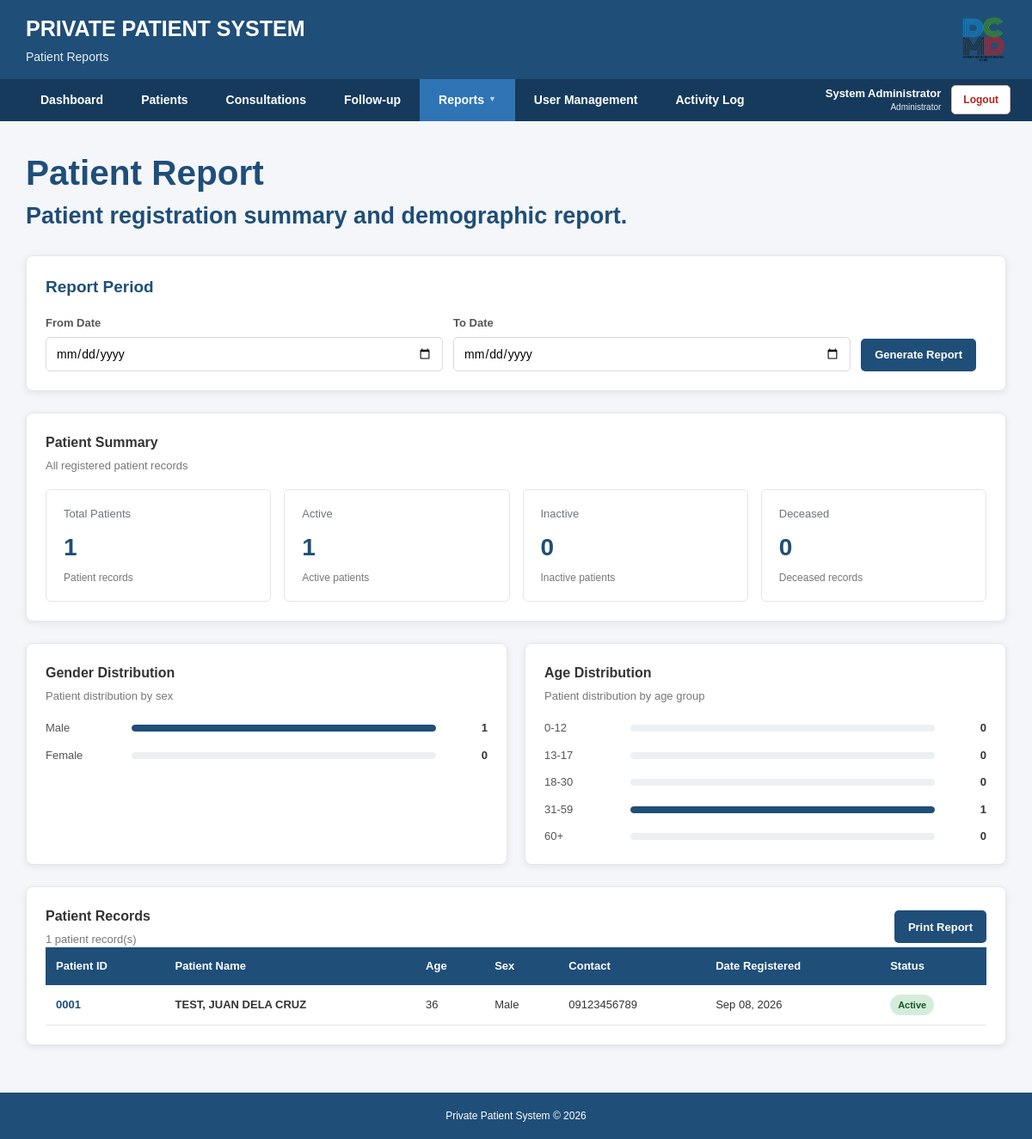
/reports/patients.php (signed in), run on the app's committed database.
### tables this page shows
CREATE TABLE IF NOT EXISTS `patients` (
  `id` int(11) NOT NULL AUTO_INCREMENT,
  `patient_id` varchar(10) NOT NULL,
  `last_name` varchar(100) NOT NULL,
  `first_name` varchar(100) NOT NULL,
  `middle_name` varchar(100) DEFAULT NULL,
  `birthdate` date NOT NULL,
  `sex` enum('Male','Female') NOT NULL,
  `address` text,
  `contact_no` varchar(20) DEFAULT NULL,
  `emergency_contact` varchar(150) DEFAULT NULL,
  `emergency_contact_no` varchar(20) DEFAULT NULL,
  `date_registered` date NOT NULL,
  `status` enum('Active','Inactive','Deceased') NOT NULL DEFAULT 'Active',
  `created_at` timestamp NOT NULL DEFAULT CURRENT_TIMESTAMP,
  PRIMARY KEY (`id`),
  UNIQUE KEY `patient_id` (`patient_id`)
);

### reports/patients.php (the view, shortened to what this page needs)
<?php
require_once "../config/database.php";
$fromDate = isset($_GET["from_date"])
    ? trim($_GET["from_date"])
    : "";
$toDate = isset($_GET["to_date"])
    ? trim($_GET["to_date"])
    : "";
$dateCondition = "";
$totalPatients = 0;
$sql = "
    SELECT COUNT(*) AS total
    FROM patients
    WHERE 1=1
    " . $dateCondition;
$result = $conn->query($sql);
if ($result) {
    $row = $result->fetch_assoc();
    $totalPatients = (int)$row["total"];
}
$activePatients = 0;
$sql = "
    SELECT COUNT(*) AS total
    FROM patients
    WHERE UPPER(TRIM(status)) = 'ACTIVE'
    " . $dateCondition;
$result = $conn->query($sql);
if ($result) {
    $row = $result->fetch_assoc();
    $activePatients = (int)$row["total"];
}
$inactivePatients = 0;
$sql = "
    SELECT COUNT(*) AS total
    FROM patients
    WHERE UPPER(TRIM(status)) = 'INACTIVE'
    " . $dateCondition;
$result = $conn->query($sql);
if ($result) {
    $row = $result->fetch_assoc();
    $inactivePatients = (int)$row["total"];
}
$deceasedPatients = 0;
$sql = "
    SELECT COUNT(*) AS total
    FROM patients
    WHERE UPPER(TRIM(status)) = 'DECEASED'
    " . $dateCondition;
$result = $conn->query($sql);
if ($result) {
    $row = $result->fetch_assoc();
    $deceasedPatients = (int)$row["total"];
}
$malePatients = 0;
$sql = "
    SELECT COUNT(*) AS total
    FROM patients
    WHERE UPPER(TRIM(sex)) = 'MALE'
    " . $dateCondition;
$result = $conn->query($sql);
if ($result) {
    $row = $result->fetch_assoc();
    $malePatients = (int)$row["total"];
}
$femalePatients = 0;
$sql = "
    SELECT COUNT(*) AS total
    FROM patients
    WHERE UPPER(TRIM(sex)) = 'FEMALE'
    " . $dateCondition;
$result = $conn->query($sql);
if ($result) {
    $row = $result->fetch_assoc();
    $femalePatients = (int)$row["total"];
}
$age0to12 = 0;
$age13to17 = 0;
$age18to30 = 0;
$age31to59 = 0;
$age60plus = 0;
$sql = "
    SELECT birthdate
    FROM patients
    WHERE birthdate IS NOT NULL
    AND birthdate != ''
    " . $dateCondition;
$result = $conn->query($sql);
if ($result) {
    while ($row = $result->fetch_assoc()) {
        try {
            $birthDate = new DateTime($row["birthdate"]);
            $today = new DateTime();
            $age = $today->diff($birthDate)->y;
            if ($age <= 12) {
                $age0to12++;
            } elseif ($age <= 17) {
                $age13to17++;
            } elseif ($age <= 30) {
                $age18to30++;
            } elseif ($age <= 59) {
                $age31to59++;
            } else {
                $age60plus++;
            }
        } catch (Exception $e) {
            continue;
        }
    }
}
$patients = array();
$sql = "
    SELECT
        id,
        patient_id,
        last_name,
        first_name,
        middle_name,
        birthdate,
        sex,
        contact_no,
        date_registered,
        status
    FROM patients
    WHERE 1=1
    " . $dateCondition . "
    ORDER BY
        date_registered DESC,
        id DESC
";
$result = $conn->query($sql);
if ($result) {
    while ($row = $result->fetch_assoc()) {
        $patients[] = $row;
    }
}
function calculatePatientAge($birthdate)
{
    try {
        $birthDate = new DateTime($birthdate);
        $today = new DateTime();
        return $today->diff($birthDate)->y;
    } catch (Exception $e) {
        return "-";
    }
}
function displayReportDate($date)
{
    $timestamp = strtotime($date);
    return date("M d, Y", $timestamp);
}
include __DIR__ . "/../includes/header.php";
include __DIR__ . "/../includes/navigation.php";
?>
<main class="main-container">
    <div class="page-title">
        <h2>
            Patient Report
        </h2>
        <p>
            Patient registration summary and demographic report.
        </p>
    </div>
    <div class="card report-filter-card">
        <div class="card-title">
            Report Period
        </div>
        <form method="GET" class="report-filter">
            <div class="report-field">
                <label for="from_date">
                    From Date
                </label>
                <input
                    type="date"
                    id="from_date"
                    name="from_date"
                    value="<?php echo htmlspecialchars($fromDate); ?>"
                >
            </div>
            <div class="report-field">
                <label for="to_date">
                    To Date
                </label>
                <input
                    type="date"
                    id="to_date"
                    name="to_date"
                    value="<?php echo htmlspecialchars($toDate); ?>"
                >
            </div>
            <button
                type="submit"
                class="btn btn-primary"
            >
                Generate Report
            </button>
        </form>
    </div>
    <div class="card">
        <div class="report-section-title">
            Patient Summary
        </div>
        <div class="report-section-subtitle">
            <?php
            if ($fromDate != "" && $toDate != "") {
                echo "Patients registered from "
                    . htmlspecialchars(displayReportDate($fromDate))
                    . " to "
                    . htmlspecialchars(displayReportDate($toDate));
            } elseif ($fromDate != "") {
                echo "Patients registered from "
                    . htmlspecialchars(displayReportDate($fromDate));
            } elseif ($toDate != "") {
                echo "Patients registered up to "
                    . htmlspecialchars(displayReportDate($toDate));
            } else {
                echo "All registered patient records";
            }
            ?>
        </div>
        <div class="report-summary-grid">
            <div class="report-summary-card">
                <div class="label">
                    Total Patients
                </div>
                <div class="value">
                    <?php echo $totalPatients; ?>
                </div>
                <div class="small-text">
                    Patient records
                </div>
            </div>
            <div class="report-summary-card">
                <div class="label">
                    Active
                </div>
                <div class="value">
                    <?php echo $activePatients; ?>
                </div>
                <div class="small-text">
                    Active patients
                </div>
            </div>
            <div class="report-summary-card">
                <div class="label">
                    Inactive
                </div>
                <div class="value">
                    <?php echo $inactivePatients; ?>
                </div>
                <div class="small-text">
                    Inactive patients
                </div>
            </div>
            <div class="report-summary-card">
                <div class="label">
                    Deceased
                </div>
                <div class="value">
                    <?php echo $deceasedPatients; ?>
                </div>
                <div class="small-text">
                    Deceased records
                </div>
            </div>
        </div>
    </div>
    <div class="report-two-column">
        <div class="card">
            <div class="report-section-title">
                Gender Distribution
            </div>
            <div class="report-section-subtitle">
                Patient distribution by sex
            </div>
            <div class="report-stat-list">
                <?php
                $malePercent = 0;
                if ($totalPatients > 0) {
                    $malePercent =
                        ($malePatients / $totalPatients) * 100;
                }
                ?>
                <div class="report-stat-row">
                    <div class="report-stat-label">
                        Male
                    </div>
                    <div class="report-stat-bar">
                        <div
                            class="report-stat-fill"
                            style="width: <?php echo $malePercent; ?>%;"
                        ></div>
                    </div>
                    <div class="report-stat-value">
                        <?php echo $malePatients; ?>
                    </div>
                </div>
                <div class="report-stat-row">
                    <div class="report-stat-label">
                        Female
                    </div>
                    <div class="report-stat-bar">
                    </div>
                    <div class="report-stat-value">
                        <?php echo $femalePatients; ?>
                    </div>
                </div>
            </div>
        </div>
        <div class="card">
            <div class="report-section-title">
                Age Distribution
            </div>
            <div class="report-section-subtitle">
                Patient distribution by age group
            </div>
            <div class="report-stat-list">
                <?php
                $ageGroups = array(
                    "0-12" => $age0to12,
                    "13-17" => $age13to17,
                    "18-30" => $age18to30,
                    "31-59" => $age31to59,
                    "60+" => $age60plus
                );
                foreach ($ageGroups as $label => $count) {
                    $percentage = 0;
                    if ($totalPatients > 0) {
                        $percentage =
                            ($count / $totalPatients) * 100;
                    }
                ?>
                    <div class="report-stat-row">
                        <div class="report-stat-label">
                            <?php echo $label; ?>
                        </div>
                        <div class="report-stat-bar">
                            <div
                                class="report-stat-fill"
                                style="width: <?php echo $percentage; ?>%;"
                            ></div>
                        </div>
                        <div class="report-stat-value">
                            <?php echo $count; ?>
                        </div>
                    </div>
                <?php
                }
                ?>
            </div>
        </div>
    </div>
    <div class="card">
        <div class="section-header">
            <div>
                <div class="report-section-title">
                    Patient Records
                </div>
                <div class="report-table-count">
                    <?php echo number_format(count($patients)); ?>
                    patient record(s)
                </div>
            </div>
            <button
                type="button"
                class="btn btn-primary no-print"
                onclick="window.print()"
            >
                Print Report
            </button>
        </div>
        <div class="table-container">
            <table>
                <thead>
                    <tr>
                        <th>Patient ID</th>
                        <th>Patient Name</th>
                        <th>Age</th>
                        <th>Sex</th>
                        <th>Contact</th>
                        <th>Date Registered</th>
                        <th>Status</th>
                    </tr>
                </thead>
                <tbody>
                <?php if (count($patients) > 0) { ?>
                    <?php foreach ($patients as $patient) { ?>
                        <?php
                        $age = calculatePatientAge(
                            $patient["birthdate"]
                        );
                        $fullName =
                            $patient["last_name"]
                            . ", "
                            . $patient["first_name"];
                        if (!empty($patient["middle_name"])) {
                            $fullName .=
                                " "
                                . $patient["middle_name"];
                        }
                        $patientStatus =
                            !empty($patient["status"])
                                ? $patient["status"]
                                : "Active";
                        $statusUpper =
                            strtoupper(
                                trim($patientStatus)
                            );
                        if ($statusUpper == "ACTIVE") {
                            $statusClass = "status-active";
                        } elseif ($statusUpper == "INACTIVE") {
                            $statusClass = "status-inactive";
                        } elseif ($statusUpper == "DECEASED") {
                            $statusClass = "status-deceased";
                        } else {
                            $statusClass = "status-inactive";
                        }
                        ?>
                        <tr>
                            <td>
                                <strong style="color:#1f4e78;">
                                    <?php
                                    echo htmlspecialchars(
                                        $patient["patient_id"]
                                    );
                                    ?>
                                </strong>
                            </td>
                            <td>
                                <strong>
                                    <?php
                                    echo htmlspecialchars(
                                        $fullName
                                    );
                                    ?>
                                </strong>
                            </td>
                            <td>
                                <?php echo $age; ?>
                            </td>
                            <td>
                                <?php
                                echo htmlspecialchars(
                                    $patient["sex"]
                                );
                                ?>
                            </td>
                            <td>
                                <?php
                                if (!empty($patient["contact_no"])) {
                                    echo htmlspecialchars(
                                        $patient["contact_no"]
                                    );
                                } else {
                                    echo "-";
                                }
                                ?>
                            </td>
                            <td>
                                <?php
                                echo displayReportDate(
                                    $patient["date_registered"]
                                );
                                ?>
                            </td>
                            <td>
                                <span
                                    class="status <?php echo $statusClass; ?>"
                                >
                                    <?php
                                    echo htmlspecialchars(
                                        $patientStatus
                                    );
                                    ?>
                                </span>
                            </td>
                        </tr>
                    <?php } ?>
                <?php } ?>
                </tbody>
            </table>
        </div>
    </div>
</main>
<?php
include __DIR__ . "/../includes/footer.php";
?>

### data on the page
patients: patient "0001", fullName "TEST, JUAN DELA CRUZ", birthdate "36", sex "Male", contact_no "09123456789", date_registered "Sep 08, 2026", status "Active"

### other printed values
$pageSubtitle "Patient Reports"
$loggedInName "System Administrator"
$loggedInRole "Administrator"
$totalPatients "1"
$activePatients "1"
$inactivePatients "0"
$deceasedPatients "0"
$malePatients "1"
$femalePatients "0"
$label "0-12"
$count "0"
$label "13-17"
$label "18-30"
$label "31-59"
$count "1"
